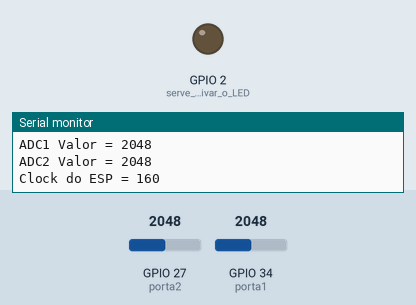
A sketch run on a simulated ESP32. Parts: output pins drawn as LEDs (lit = HIGH), the last lines printed to the serial monitor. The test bench sets the inputs (shaded band); at power-on: GPIO 34 (porta1) = 2048, GPIO 27 (porta2) = 2048 (analog values on the 0–4095 scale).

Above: at 1.2 s.
1.3 s: GPIO 34 (porta1) set to 4037
2.8 s: GPIO 34 (porta1) set to 4095
At 4.1 s:
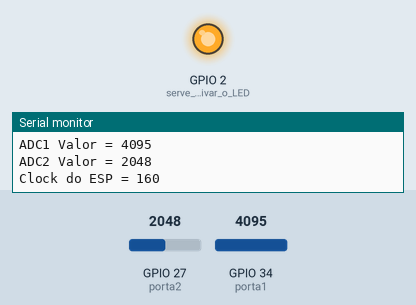
4.4 s: GPIO 34 (porta1) set to 3603
At 5.6 s:
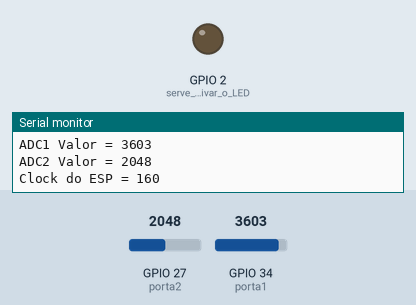
Timing chart, 0 to 7.4 s (numbered marks = the images above; inputs shaded):
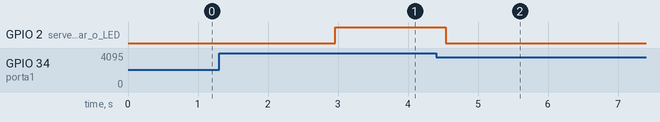

Measured:
- the behaviour switches between 4094 and 4095 on GPIO 34 (porta1) (found by bisection; images 0 and 1)
- after the input at 2.8 s, GPIO 2 (serve_para_ativar_o_LED): LOW → HIGH after 0.16 s
- after the input at 4.4 s, GPIO 2 (serve_para_ativar_o_LED): HIGH → LOW after 0.14 s

The sketch:

Volt_metro_Processing_Casos_Gerais.ino
```cpp
#include "esp_wifi.h"     //serve só pra desativar o wifi
#include "esp_bt.h"       //serve só pra desativar o BT
#include "esp_bt_main.h"  //serve só pra desativar o BT

//const serve para prevenir de mudar a variavel pelo código
const int porta1 = 34; //porta do ADC1
const int porta2 = 27; //porta do ADC2

int porta1ValorAnalogico;
int porta1ValorMilivolts;
int porta2ValorAnalogico;
int porta2ValorMilivolts;

void setup() {
  Serial.begin(9600); //Inicializa e define a velocidade da serial
  analogReadResolution(12); //Define a resolução para 12 bits (0-4095)
  analogSetWidth(12);
  analogSetAttenuation(ADC_11db); //Define a tensão de leitura em e 3.1V

  esp_wifi_stop();            //serve só pra desativar o wifi
  esp_bluedroid_disable();    //serve só pra desativar o BT
  esp_bt_controller_disable();//serve só pra desativar o BT
  pinMode(2,OUTPUT);          //serve para ativar o LED
}

void loop() {
  porta1ValorAnalogico = analogRead(porta1);          //Ler em analogico
  porta1ValorMilivolts = analogRead(porta1)*3150/4095;//Ler em milivolts
  porta2ValorAnalogico = analogRead(porta2);          //Ler em analogico
  porta2ValorMilivolts = analogRead(porta2)*3150/4095;//Ler em milivolts
  delay(100);
  //Indicativo que chegou no fundo da escala
  if (porta1ValorAnalogico >= 4095) {
    digitalWrite(2, HIGH); // Acende o LED
  } else {
    digitalWrite(2, LOW); // Apaga o LED
  }

  //Calcula a média das leituras pra melhorar a linearidade
  float mediaMilivolts = ((porta1ValorMilivolts + porta2ValorMilivolts) / 2.0);

  // Imprime a média na serial
  Serial.printf("Media dos dois conversores AD em mV =");
  Serial.println(mediaMilivolts);
  Serial.printf("ADC1 Valor = %d \n",porta1ValorAnalogico);
  Serial.printf("ADC2 Valor = %d \n",porta2ValorAnalogico);
  uint8_t freq = ESP.getCpuFreqMHz(); //serve só pra ver o clock da cpu do ESP32
  Serial.printf("Clock do ESP = %d \n", freq); //Em MHz
  Serial.printf("\n");


}
```
